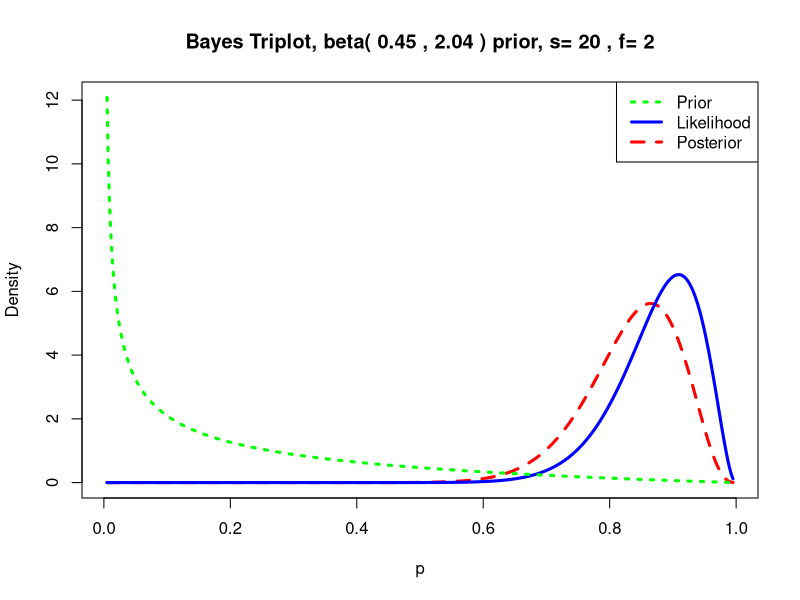
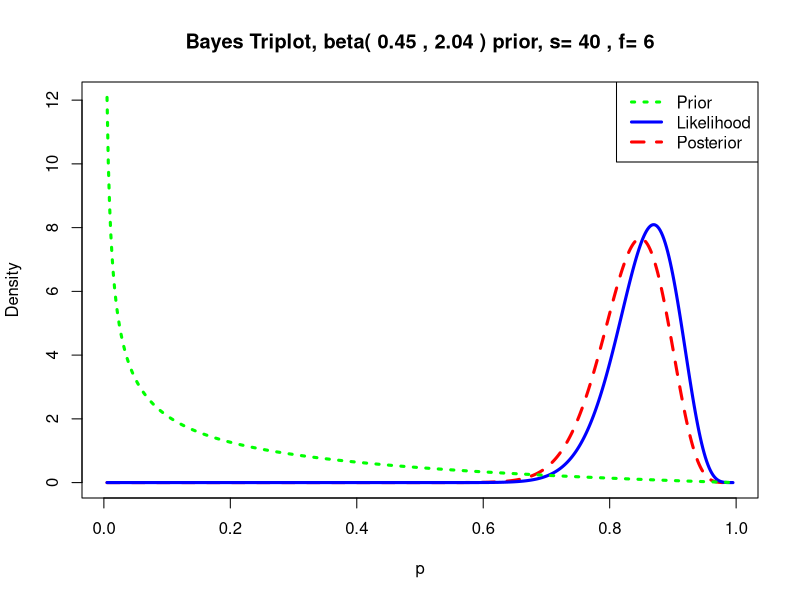
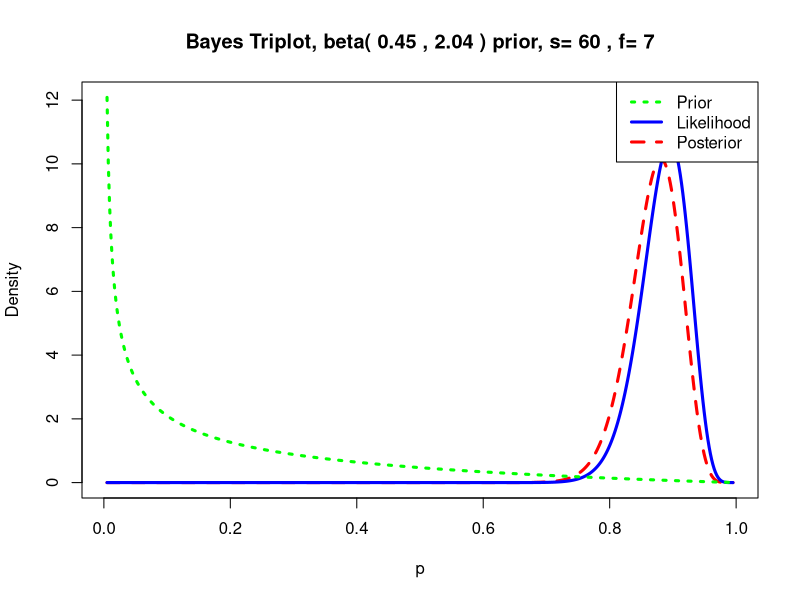
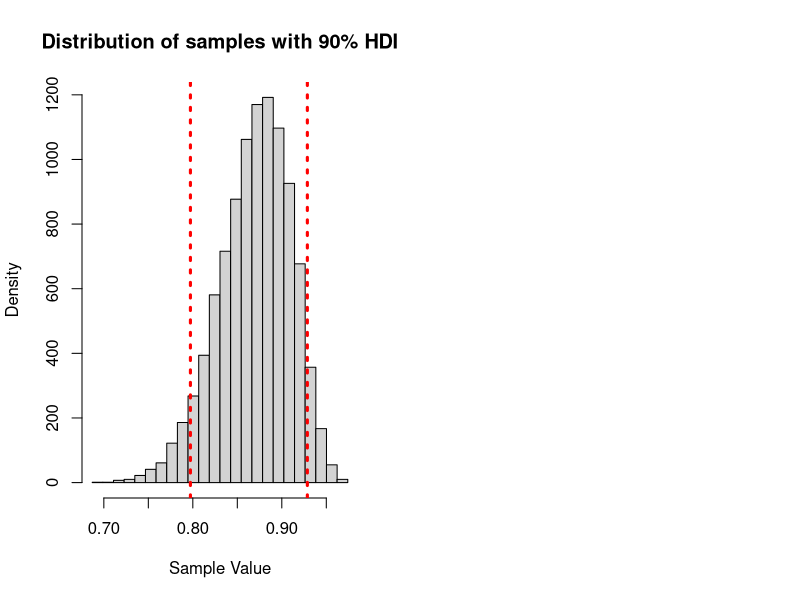

Write the R code that produced these figures, in order.
#You are asked to compute the probability that the driver of a car is texting at a specific intersection.
# Nationally the cumulative probability that a driver is texting is:
# P = 0.5, at x = 0.1
# P = 0.75 at x = 0.3

library(LearnBayes)
beta.prior = beta.select(list(p = 0.5, x = 0.1), list(p = 0.75, x = 0.28))
beta.prior
  
#You observe cars at a location three times and note the number of texting drivers:
#  1.2 texting out of 20 drivers
#  2.4 texting out of 20 drivers
#  3.1 texting out of 20 drivers
  
#  Given these data
#   Compute the Beta prior, and report the coefficients
#   Plot the prior, likelihood and posterior three times as you update your belief based on collecting more data
#   Simulate the final posterior distribution and do the following:
#   Plot the posterior with the 90% HDI shown
#   Report the upper and lower limits of the 90% HDI
#   Of the next hundred drivers what are the number of texting drivers in the 90% HDI?
#   Are the drivers in this area better or worse that the national figures indicate?

require(repr)
options(repr.plot.width = 6, repr.plot.height = 5)
triplot(beta.prior, c(20,2))
triplot(beta.prior, c(40,6))
triplot(beta.prior, c(60,7))

#Posterior Distributions
options(repr.plot.width = 8, repr.plot.height = 5)
final.posterior = beta.prior + c(60,7)
post.sample = rbeta(10000, final.posterior[1], final.posterior[2])
par(mfrow = c(1,2))
quants = quantile(post.sample, c(0.05, 0.95))
breaks = seq(min(post.sample), max(post.sample), length.out = 25)

hist(post.sample, breaks = breaks, main = "Distribution of samples with 90% HDI", xlab = "Sample Value", ylab ="Density")
abline(v = quants[1], lty = 3, col = "red", lwd = 3)
abline(v = quants[2], lty = 3, col = "red", lwd = 3)
